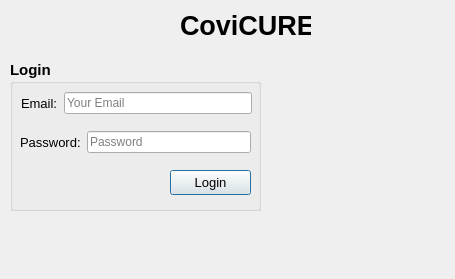
<?xml version="1.0" encoding="UTF-8"?>
<ui version="4.0">
 <class>Login</class>
 <widget class="QDialog" name="Login">
  <property name="geometry">
   <rect>
    <x>0</x>
    <y>0</y>
    <width>455</width>
    <height>279</height>
   </rect>
  </property>
  <property name="windowTitle">
   <string>Dialog</string>
  </property>
  <widget class="QLabel" name="label">
   <property name="geometry">
    <rect>
     <x>180</x>
     <y>10</y>
     <width>131</width>
     <height>31</height>
    </rect>
   </property>
   <property name="font">
    <font>
     <pointsize>20</pointsize>
     <bold>true</bold>
     <strikeout>false</strikeout>
    </font>
   </property>
   <property name="layoutDirection">
    <enum>Qt::LeftToRight</enum>
   </property>
   <property name="autoFillBackground">
    <bool>false</bool>
   </property>
   <property name="text">
    <string>CoviCURE</string>
   </property>
  </widget>
  <widget class="QGroupBox" name="groupBox">
   <property name="geometry">
    <rect>
     <x>10</x>
     <y>60</y>
     <width>251</width>
     <height>151</height>
    </rect>
   </property>
   <property name="font">
    <font>
     <pointsize>11</pointsize>
     <bold>true</bold>
    </font>
   </property>
   <property name="title">
    <string>Login</string>
   </property>
   <widget class="QPushButton" name="pushButton_login">
    <property name="geometry">
     <rect>
      <x>160</x>
      <y>110</y>
      <width>81</width>
      <height>25</height>
     </rect>
    </property>
    <property name="sizePolicy">
     <sizepolicy hsizetype="Expanding" vsizetype="Fixed">
      <horstretch>0</horstretch>
      <verstretch>0</verstretch>
     </sizepolicy>
    </property>
    <property name="font">
     <font>
      <pointsize>10</pointsize>
      <bold>false</bold>
     </font>
    </property>
    <property name="text">
     <string>Login</string>
    </property>
   </widget>
   <widget class="QWidget" name="">
    <property name="geometry">
     <rect>
      <x>10</x>
      <y>70</y>
      <width>231</width>
      <height>24</height>
     </rect>
    </property>
    <layout class="QHBoxLayout" name="horizontalLayout">
     <item>
      <widget class="QLabel" name="label_12">
       <property name="font">
        <font>
         <pointsize>10</pointsize>
         <bold>false</bold>
        </font>
       </property>
       <property name="text">
        <string>Password:</string>
       </property>
      </widget>
     </item>
     <item>
      <widget class="QLineEdit" name="lineEdit_password">
       <property name="font">
        <font>
         <pointsize>9</pointsize>
         <bold>false</bold>
        </font>
       </property>
       <property name="placeholderText">
        <string>Password</string>
       </property>
      </widget>
     </item>
    </layout>
   </widget>
   <widget class="QWidget" name="">
    <property name="geometry">
     <rect>
      <x>11</x>
      <y>31</y>
      <width>231</width>
      <height>24</height>
     </rect>
    </property>
    <layout class="QHBoxLayout" name="horizontalLayout_2">
     <item>
      <widget class="QLabel" name="label_11">
       <property name="font">
        <font>
         <pointsize>10</pointsize>
         <bold>false</bold>
        </font>
       </property>
       <property name="text">
        <string>Email:</string>
       </property>
      </widget>
     </item>
     <item>
      <widget class="QLineEdit" name="lineEdit_email">
       <property name="enabled">
        <bool>true</bool>
       </property>
       <property name="font">
        <font>
         <pointsize>9</pointsize>
         <bold>false</bold>
        </font>
       </property>
       <property name="placeholderText">
        <string>Your Email</string>
       </property>
      </widget>
     </item>
    </layout>
   </widget>
  </widget>
  <widget class="QLabel" name="label_pic">
   <property name="geometry">
    <rect>
     <x>290</x>
     <y>80</y>
     <width>121</width>
     <height>121</height>
    </rect>
   </property>
   <property name="text">
    <string/>
   </property>
  </widget>
 </widget>
 <resources/>
 <connections/>
</ui>
